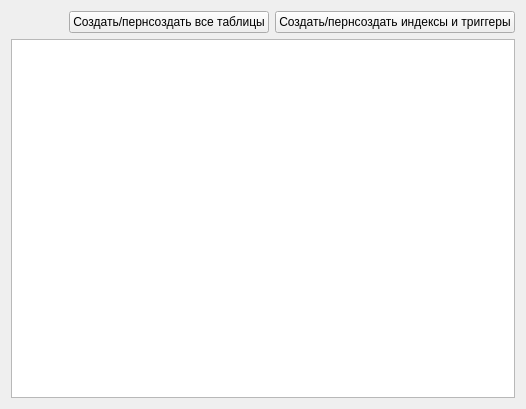
<?xml version="1.0" encoding="UTF-8"?>
<ui version="4.0">
 <class>MassInitTableParams</class>
 <widget class="QWizardPage" name="MassInitTableParams">
  <property name="geometry">
   <rect>
    <x>0</x>
    <y>0</y>
    <width>526</width>
    <height>409</height>
   </rect>
  </property>
  <property name="windowTitle">
   <string>WizardPage</string>
  </property>
  <layout class="QVBoxLayout" name="verticalLayout">
   <item>
    <layout class="QHBoxLayout" name="horizontalLayout">
     <item>
      <spacer name="horizontalSpacer">
       <property name="orientation">
        <enum>Qt::Horizontal</enum>
       </property>
       <property name="sizeHint" stdset="0">
        <size>
         <width>40</width>
         <height>20</height>
        </size>
       </property>
      </spacer>
     </item>
     <item>
      <widget class="QPushButton" name="pushButton">
       <property name="text">
        <string>Создать/пернсоздать все таблицы</string>
       </property>
      </widget>
     </item>
     <item>
      <widget class="QPushButton" name="pushButton_2">
       <property name="text">
        <string>Создать/пернсоздать индексы и триггеры</string>
       </property>
      </widget>
     </item>
    </layout>
   </item>
   <item>
    <widget class="QTableView" name="tableView"/>
   </item>
  </layout>
 </widget>
 <resources/>
 <connections/>
</ui>
